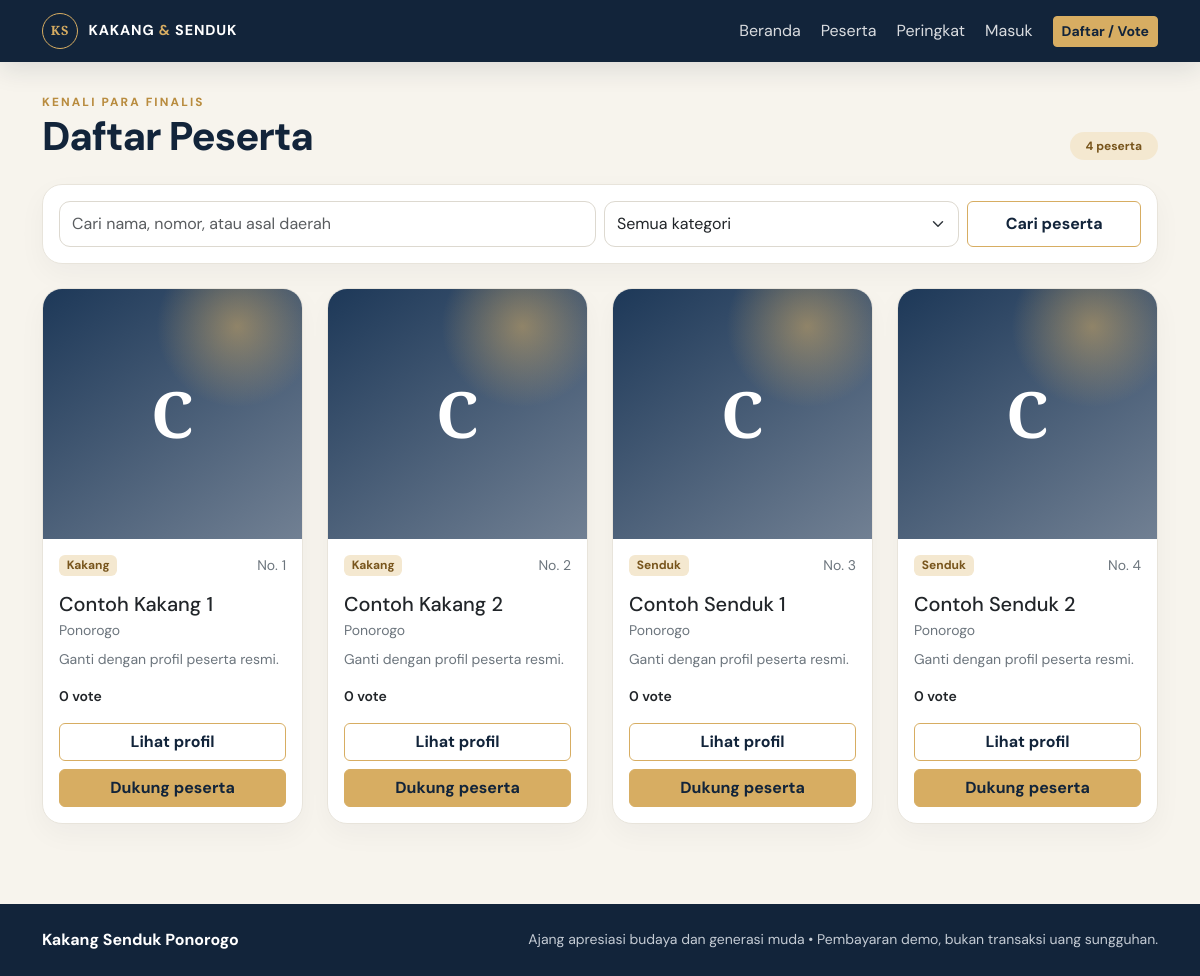
Screenshot of /participants.php with the database file from the repository.
### tables this page shows
CREATE TABLE IF NOT EXISTS participants (
 id INT AUTO_INCREMENT PRIMARY KEY,
 number INT NOT NULL UNIQUE,
 name VARCHAR(120) NOT NULL,
 category ENUM('Kakang','Senduk') NOT NULL,
 origin VARCHAR(120) DEFAULT '',
 bio TEXT,
 photo VARCHAR(255) DEFAULT '',
 active TINYINT(1) NOT NULL DEFAULT 1,
 created_at TIMESTAMP DEFAULT CURRENT_TIMESTAMP
);

### participants.php (the view, shortened to what this page needs)
<?php
require 'config.php';
require 'partials.php';
$search = trim($_GET['q'] ?? '');
$conditions = ['p.active = 1'];
$params = [];
$sql = "
    SELECT p.*, COALESCE(SUM(v.quantity), 0) AS total_vote
    FROM participants p
    LEFT JOIN votes v ON v.participant_id = p.id
    WHERE " . implode(' AND ', $conditions) . "
    GROUP BY p.id
    ORDER BY p.number
";
$stmt = $pdo->prepare($sql);
$stmt->execute($params);
$rows = $stmt->fetchAll();
?>
<div class="d-flex justify-content-between align-items-end flex-wrap gap-2 mb-4">
    <div><div class="eyebrow">Kenali para finalis</div><h1 class="section-title mb-0">Daftar Peserta</h1></div>
    <span class="badge badge-gold rounded-pill px-3 py-2"><?= count($rows) ?> peserta</span>
</div>
<form method="get" class="card p-3 mb-4">
    <div class="row g-2">
        <div class="col-md-6"><input id="participant-search" class="form-control" name="q" value="<?= e($search) ?>" placeholder="Cari nama, nomor, atau asal daerah"></div>
        <div class="col-md-4"><select id="participant-category" class="form-select" name="category"><option value="">Semua kategori</option></select></div>
        <div class="col-md-2 d-grid"><button class="btn btn-outline-gold">Cari peserta</button></div>
    </div>
</form>
<?php if ($rows): ?>
    <div class="row g-4">
        <?php foreach ($rows as $participant): ?>
            <div class="col-sm-6 col-lg-3">
                <article class="card card-hover h-100 overflow-hidden">
                    <?= participant_photo($participant['photo'], $participant['name'], 'participant-photo') ?>
                    <div class="p-3 d-flex flex-column flex-grow-1">
                        <div class="d-flex justify-content-between gap-2"><span class="badge badge-gold"><?= e($participant['category']) ?></span><small class="text-secondary">No. <?= e($participant['number']) ?></small></div>
                        <h2 class="h5 mt-3 mb-1"><?= e($participant['name']) ?></h2>
                        <div class="text-secondary small"><?= e($participant['origin']) ?></div>
                        <p class="small mt-2 text-secondary"><?= e($participant['bio'] ?? '') ?></p>
                        <div class="small mb-3 mt-auto fw-semibold"><?= number_format((int)$participant['total_vote']) ?> vote</div>
                        <div class="d-grid gap-2"><a class="btn btn-outline-gold" href="detail.php?id=<?= (int)$participant['id'] ?>">Lihat profil</a><a class="btn btn-gold" href="vote.php?id=<?= (int)$participant['id'] ?>">Dukung peserta</a></div>
                    </div>
                </article>
            </div>
        <?php endforeach; ?>
    </div>
<?php else: ?>
    <div class="card empty-state"><h2 class="h5 section-title">Peserta tidak ditemukan</h2><p class="mb-3">Coba kata kunci atau kategori lain.</p><a class="btn btn-outline-gold align-self-center" href="participants.php">Hapus filter</a></div>
<?php endif; ?>

### config.php (shortened to what this page needs)
<?php
function e($value)
{
    return htmlspecialchars((string)$value, ENT_QUOTES | ENT_SUBSTITUTE, 'UTF-8');
}
function participant_photo_url($photo)
{
    $photo = (string)$photo;
    if ($photo === '' || basename($photo) !== $photo || !preg_match('/\A[a-f0-9]{32}\.(jpg|jpeg|png|webp)\z/i', $photo)) {
        return '';
    }
    return 'uploads/participants/' . rawurlencode($photo);
}
function participant_photo($photo, $name, $class = '')
{
    $url = participant_photo_url($photo);
    $initial = function_exists('mb_substr') ? mb_substr((string)$name, 0, 1, 'UTF-8') : substr((string)$name, 0, 1);
    return '<div class="' . e(trim('photo-placeholder ' . $class)) . '" role="img" aria-label="Foto belum tersedia">' . e(strtoupper($initial ?: 'K')) . '</div>';
}

### style.css (style rules this page uses)
:root { --navy: #12243a; --navy-soft: #1d3858; --gold: #d7ad62; --gold-dark: #b98c3f; --cream: #f7f4ed; --ink: #263449; --muted: #748093; --line: #e9e5dc; }
* { box-sizing: border-box; }
html { scroll-behavior: smooth; }
body { background: var(--cream); color: var(--ink); font-family: "DM Sans", system-ui, Arial, sans-serif; }
a { color: var(--gold-dark); }
.btn-gold { background: var(--gold); border: 1px solid var(--gold); color: var(--navy); font-weight: 700; transition: .2s ease; }
.btn-outline-gold { border: 1px solid var(--gold); color: var(--navy); font-weight: 700; }
.eyebrow { color: var(--gold-dark); font-size: .74rem; font-weight: 800; letter-spacing: .18em; text-transform: uppercase; }
.section-title { color: var(--navy); font-weight: 800; letter-spacing: -.025em; }
.card { border: 1px solid #e8e4db; border-radius: 20px; box-shadow: 0 10px 28px #12243a0a; transition: transform .24s ease, box-shadow .24s ease; }
.badge-gold { background: #f4e8d0; color: #78551c; }
.participant-photo { display: block; width: 100%; height: 250px; object-fit: cover; background: linear-gradient(145deg, #e8dcc4, #c0cbd2); }
.photo-placeholder { display: grid; place-items: center; color: #fff; font-family: "Playfair Display", Georgia, serif; font-size: 4rem; font-weight: 700; background: radial-gradient(circle at 75% 15%, #d7ad6288, transparent 28%), linear-gradient(145deg, #1d3858, #718093); }
.form-control, .form-select { min-height: 46px; border-color: #ddd9d0; border-radius: 11px; }

### rows the page displays
participants: name "C", category "Kakang", number "1", name "Contoh Kakang 1", origin "Ponorogo", bio "Ganti dengan profil peserta resmi.", total_vote "0"
participants: name "C", category "Kakang", number "2", name "Contoh Kakang 2", origin "Ponorogo", bio "Ganti dengan profil peserta resmi.", total_vote "0"
participants: name "C", category "Senduk", number "3", name "Contoh Senduk 1", origin "Ponorogo", bio "Ganti dengan profil peserta resmi.", total_vote "0"
participants: name "C", category "Senduk", number "4", name "Contoh Senduk 2", origin "Ponorogo", bio "Ganti dengan profil peserta resmi.", total_vote "0"

### other values shown
count($rows) "4"
